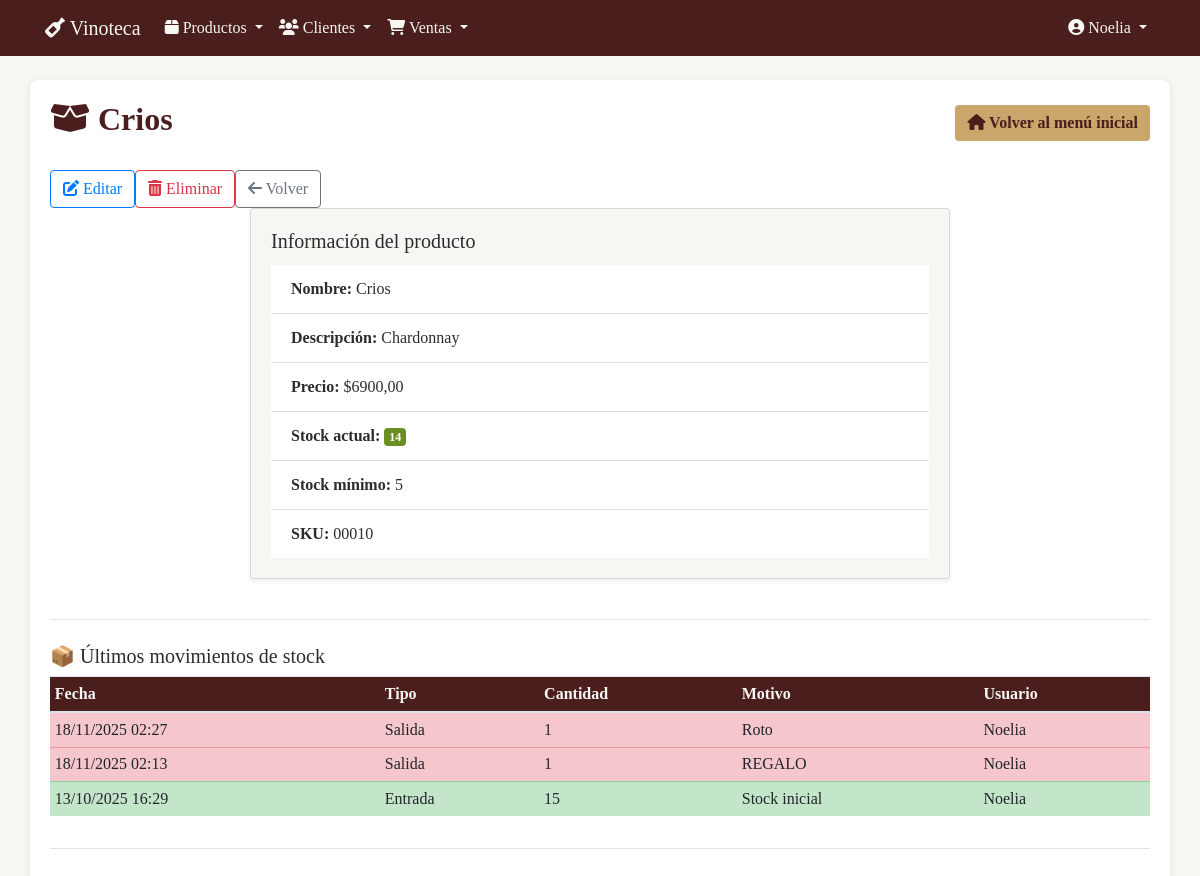
The page /productos/5/ (signed in) on the database its author committed.
### productos/models.py (models this page shows, shortened)
class Producto(models.Model):
    nombre = models.CharField("Nombre", max_length=50)
    descripcion = models.CharField("Descripción", max_length=200)
    precio = models.DecimalField("Precio", max_digits=10, decimal_places=2)
    stock = models.PositiveIntegerField("Stock", default=0)
    stock_minimo = models.IntegerField("Stock Mínimo", default=5)
    sku = models.CharField(
        "SKU",
        max_length=50,
        unique=True,
        blank=False,
        help_text="Debe coincidir con el nombre del archivo de imagen (sin extensión)"
    )
    imagen = models.ImageField(
        "Imagen",
        upload_to=get_image_path,
        validators=[validate_image_size],
        blank=True,
        null=True,
        help_text="Formatos permitidos: jpg, png, gif. Tamaño máximo: 5MB"
    )
    fecha_creacion = models.DateTimeField("Fecha de creación", auto_now_add=True)
    fecha_actualizacion = models.DateTimeField("Fecha de actualización", auto_now=True)
    class Meta:
        verbose_name = "Producto"
        verbose_name_plural = "Productos"
        ordering = ["nombre"]

class MovimientoStock(models.Model):
    TIPO_CHOICES = [
        ("entrada", "Entrada"),
        ("salida", "Salida"),
        ("ajuste", "Ajuste"),
    ]
    producto = models.ForeignKey(
        Producto,
        on_delete=models.CASCADE,
        related_name="movimientos",
        verbose_name="Producto"
    )
    tipo = models.CharField("Tipo", max_length=50, choices=TIPO_CHOICES)
    cantidad = models.IntegerField("Cantidad")
    motivo = models.CharField("Motivo", max_length=200, blank=True, null=True)
    fecha = models.DateTimeField("Fecha", default=timezone.now)
    usuario = models.CharField("Usuario", max_length=50)
    class Meta:
        verbose_name = "Movimiento de Stock"
        verbose_name_plural = "Movimientos de Stock"
        ordering = ["-fecha"]

### productos/views.py (the view)
# urls.py: path('<int:pk>/', views.ProductoDetailView.as_view(), name='producto_detail'),
class ProductoDetailView(LoginRequiredMixin, PermissionRequiredMixin, DetailView):
    model = Producto
    template_name = 'productos/producto_detail.html'
    context_object_name = 'producto'
    permission_required = 'productos.view_producto'
    def get_context_data(self, **kwargs):
        context = super().get_context_data(**kwargs)
        context['movimientos'] = MovimientoStock.objects.filter(producto=self.object).order_by('-fecha')[:10]
        context['form_ajuste'] = AjusteStockForm()
        return context

### templates/productos/producto_detail.html (shortened to what this page needs)
{% extends 'base.html' %}
{% load crispy_forms_tags %}
{% block header %}<i class="fas fa-box-open"></i> {{ producto.nombre }}{% endblock %}
{% block extra_buttons %}
<div class="d-flex gap-2">
  <a href="{% url 'productos:producto_update' producto.pk %}" class="btn btn-outline-primary">
    <i class="fas fa-edit"></i> Editar
  </a>
  <a href="{% url 'productos:producto_delete' producto.pk %}" class="btn btn-outline-danger">
    <i class="fas fa-trash-alt"></i> Eliminar
  </a>
  <a href="{% url 'productos:producto_list' %}" class="btn btn-outline-secondary">
    <i class="fas fa-arrow-left"></i> Volver
  </a>
</div>
{% endblock %}
{% block content %}
<div class="d-flex justify-content-center">
  <div class="card mb-4 shadow-sm" style="width: 100%; max-width: 700px; background-color: #F8F6F3;">
    <div class="card-body">
      <h5 class="card-title text-vinoteca">Información del producto</h5>
      <ul class="list-group list-group-flush">
        <li class="list-group-item"><strong>Nombre:</strong> {{ producto.nombre }}</li>
        <li class="list-group-item"><strong>Descripción:</strong> {{ producto.descripcion }}</li>
        <li class="list-group-item"><strong>Precio:</strong> ${{ producto.precio }}</li>
        <li class="list-group-item">
          <strong>Stock actual:</strong>
          {% if producto.stock < producto.stock_minimo %}
            <span class="badge" style="background-color:#B22222; color:#fff;">{{ producto.stock }} (Bajo)</span>
          {% else %}
            <span class="badge" style="background-color:#6B8E23; color:#fff;">{{ producto.stock }}</span>
          {% endif %}
        </li>
        <li class="list-group-item"><strong>Stock mínimo:</strong> {{ producto.stock_minimo }}</li>
        <li class="list-group-item"><strong>SKU:</strong> {{ producto.sku }}</li>
      </ul>
    </div>
  </div>
</div>
<hr>
<h5 class="mt-4">📦 Últimos movimientos de stock</h5>
<div class="table-responsive">
  <table class="table table-sm table-striped">
    <thead style="background-color:#4B1E1E; color:#F8F6F3;">
      <tr>
        <th>Fecha</th>
        <th>Tipo</th>
        <th>Cantidad</th>
        <th>Motivo</th>
        <th>Usuario</th>
      </tr>
    </thead>
    <tbody>
      {% for movimiento in movimientos %}
      <tr class="{% if movimiento.tipo == 'salida' %}table-danger{% else %}table-success{% endif %}">
        <td>{{ movimiento.fecha|date:"d/m/Y H:i" }}</td>
        <td>{{ movimiento.get_tipo_display }}</td>
        <td>{{ movimiento.cantidad }}</td>
        <td>{{ movimiento.motivo }}</td>
        <td>{{ movimiento.usuario }}</td>
      </tr>
      {% empty %}
      <tr>
        <td colspan="5" class="text-center">No hay movimientos registrados.</td>
      </tr>
      {% endfor %}
    </tbody>
  </table>
</div>
<hr>
{% endblock %}

### templates/base.html (shortened to what this page needs)
{% load bootstrap4 %}
{% load static %}
<!DOCTYPE html>
<html lang="es">
<head>
    {% bootstrap_css %}
    <link rel="stylesheet" href="https://cdnjs.cloudflare.com/ajax/libs/font-awesome/6.0.0/css/all.min.css">
</head>
<body>
    <nav class="navbar navbar-expand-lg">
        <div class="container">
            <a class="navbar-brand" href="{% url 'productos:producto_list' %}">
                <i class="fas fa-wine-bottle"></i> Vinoteca
            </a>
            <div class="collapse navbar-collapse" id="navbarNav">
                {% if user.is_authenticated %}
                <ul class="navbar-nav mr-auto">
                    <li class="nav-item dropdown">
                        <a class="nav-link dropdown-toggle" href="#" id="productosDropdown" role="button"
                           data-toggle="dropdown" aria-haspopup="true" aria-expanded="false">
                            <i class="fas fa-box"></i> Productos
                        </a>
                    </li>
                    <li class="nav-item dropdown">
                        <a class="nav-link dropdown-toggle" href="#" id="clientesDropdown" role="button"
                           data-toggle="dropdown" aria-haspopup="true" aria-expanded="false">
                            <i class="fas fa-users"></i> Clientes
                        </a>
                    </li>
                    <li class="nav-item dropdown">
                        <a class="nav-link dropdown-toggle" href="#" id="ventasDropdown" role="button"
                           data-toggle="dropdown" aria-haspopup="true" aria-expanded="false">
                            <i class="fas fa-shopping-cart"></i> Ventas
                        </a>
                    </li>
                </ul>
                {% endif %}
                <ul class="navbar-nav ml-auto">
                    {% if user.is_authenticated %}
                        <li class="nav-item dropdown">
                            <a class="nav-link dropdown-toggle" href="#" id="userDropdown" role="button"
                               data-toggle="dropdown" aria-haspopup="true" aria-expanded="false">
                                <i class="fas fa-user-circle"></i> {{ user.username }}
                            </a>
                        </li>
                    {% else %}
                        <li class="nav-item">
                            <a class="nav-link" href="{% url 'login' %}">
                                <i class="fas fa-sign-in-alt"></i> Iniciar sesión
                            </a>
                        </li>
                    {% endif %}
                </ul>
            </div>
        </div>
    </nav>
    <div class="container mt-4 content-wrapper">
        <div class="d-flex justify-content-between align-items-center mb-4">
            <h2>{% block header %}{% endblock %}</h2>
            <a href="{% url 'home' %}" class="btn btn-vinoteca">
                <i class="fas fa-home"></i> Volver al menú inicial
            </a>
        </div>
        {% block extra_buttons %}{% endblock %}
        {% block content %}{% endblock %}
    </div>
</body>
</html>

### templates/base.html (style rules this page uses)
body { background-color: #F8F6F3; font-family: Georgia, serif; color: #2C2C2C; }
.navbar { background-color: #4B1E1E; }
.navbar-brand, .nav-link, .dropdown-item { color: #F8F6F3 !important; }
.btn-vinoteca { background-color: #C9A66B; color: #4B1E1E; border: none; font-weight: bold; }
.content-wrapper { padding: 20px; border-radius: 8px; background-color: #fff; box-shadow: 0 2px 6px rgba(0,0,0,0.1); }
h2 { font-family: Georgia, serif; font-weight: bold; color: #4B1E1E; }

### rows shown on the page
Producto: nombre "Crios", descripcion "Chardonnay", precio "6900,00", stock "14", stock_minimo "5", sku "00010"
MovimientoStock: fecha "18/11/2025 02:27", tipo "Salida", cantidad "1", motivo "Roto", usuario "Noelia"
MovimientoStock: fecha "18/11/2025 02:13", tipo "Salida", cantidad "1", motivo "REGALO", usuario "Noelia"
MovimientoStock: fecha "13/10/2025 16:29", tipo "Entrada", cantidad "15", motivo "Stock inicial", usuario "Noelia"

### other values the page prints
{{ user.username }} "Noelia"
